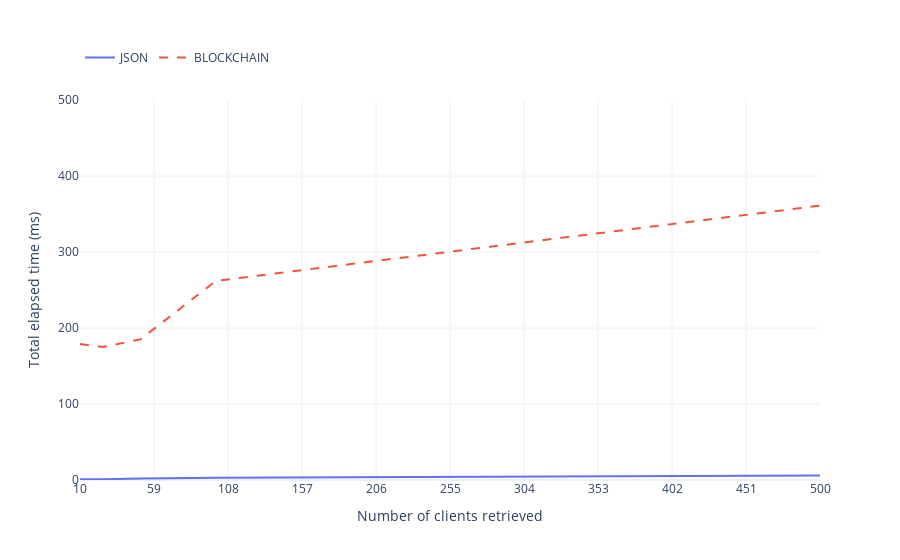

The notebook cell this image was saved under:
### Markdown cell above
### JSON vs Blockchain. Get all method

### Code cell
json = [1, 1, 2, 3, 6]
bc = [179, 175, 185, 262, 361]

jsonAndBc(json, bc)

### Figure 1 — Plotly figure (JSON) as saved in the notebook; plotly's stock layout.template omitted (floating-point values rounded to 4 significant figures)
{"data": [{"mode": "lines", "name": "JSON", "type": "scatter", "x": [10, 25, 50, 100, 500], "y": [1, 1, 2, 3, 6]}, {"line": {"dash": "dash"}, "mode": "lines", "name": "BLOCKCHAIN", "type": "scatter", "x": [10, 25, 50, 100, 500], "y": [179, 175, 185, 262, 361]}], "layout": {"legend": {"orientation": "h", "y": 1.15}, "xaxis": {"dtick": 49, "range": [10, 500], "tick0": 10, "title": {"text": "Number of clients retrieved"}}, "yaxis": {"range": [0, 500], "title": {"text": "Total elapsed time (ms)"}}}}
